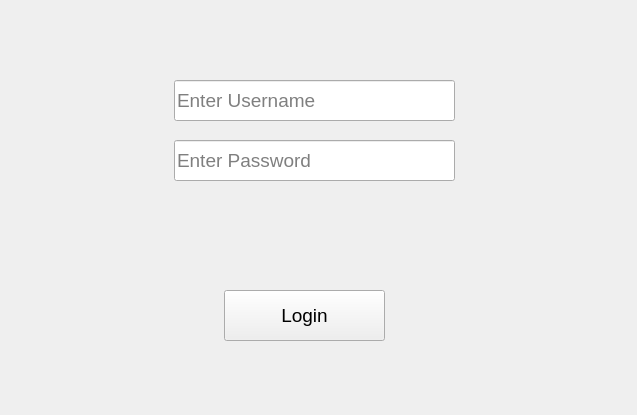
<?xml version="1.0" encoding="UTF-8"?>
<ui version="4.0">
 <class>Form</class>
 <widget class="QWidget" name="Form">
  <property name="geometry">
   <rect>
    <x>0</x>
    <y>0</y>
    <width>637</width>
    <height>415</height>
   </rect>
  </property>
  <property name="font">
   <font>
    <family>Segoe UI</family>
    <pointsize>14</pointsize>
   </font>
  </property>
  <property name="windowTitle">
   <string>Form</string>
  </property>
  <widget class="QPushButton" name="pushButton">
   <property name="geometry">
    <rect>
     <x>224</x>
     <y>290</y>
     <width>161</width>
     <height>51</height>
    </rect>
   </property>
   <property name="text">
    <string>Login</string>
   </property>
  </widget>
  <widget class="QLineEdit" name="lineEdit">
   <property name="geometry">
    <rect>
     <x>174</x>
     <y>80</y>
     <width>281</width>
     <height>41</height>
    </rect>
   </property>
   <property name="placeholderText">
    <string>Enter Username</string>
   </property>
  </widget>
  <widget class="QLineEdit" name="lineEdit_2">
   <property name="geometry">
    <rect>
     <x>174</x>
     <y>140</y>
     <width>281</width>
     <height>41</height>
    </rect>
   </property>
   <property name="echoMode">
    <enum>QLineEdit::Password</enum>
   </property>
   <property name="placeholderText">
    <string>Enter Password</string>
   </property>
  </widget>
  <widget class="QLabel" name="label">
   <property name="geometry">
    <rect>
     <x>160</x>
     <y>220</y>
     <width>301</width>
     <height>31</height>
    </rect>
   </property>
   <property name="font">
    <font>
     <pointsize>10</pointsize>
    </font>
   </property>
   <property name="text">
    <string/>
   </property>
  </widget>
 </widget>
 <resources/>
 <connections/>
</ui>
